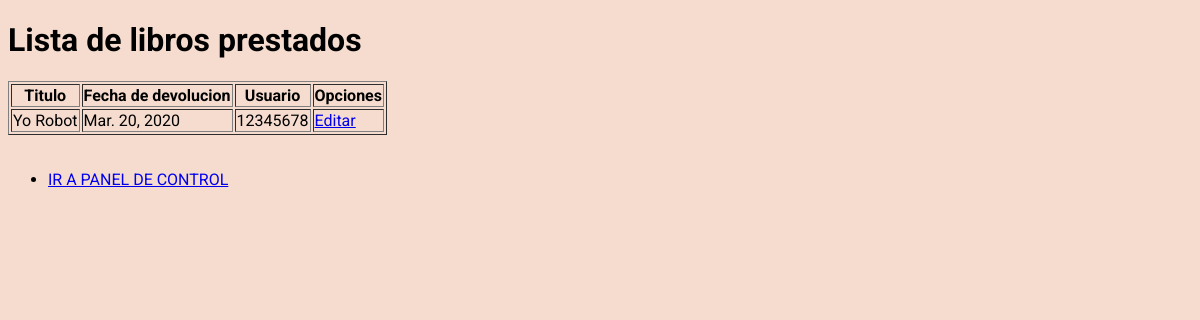
The page /libreria/listar_prestados on the database its author committed.
### libreria/models.py (models this page shows, shortened)
class Prestamo(models.Model):
    libro = models.ForeignKey(Libro, on_delete=models.SET_NULL, null=True)
    fechaDev = models.DateField(null=True, blank=True)
    usuario = models.ForeignKey(Usuario, on_delete = models.SET_NULL, null = True , blank = True)
    ESTADO = (
        ('m', 'Mantenimiento'),
        ('p', 'Prestado'),
        ('d', 'Disponible'),
        ('r', 'Reservado'),
    )
    status = models.CharField(max_length=1, choices=ESTADO, blank=True, default='m', help_text='Disponibilidad del libro')
    class Meta:
        ordering = ["fechaDev"]

class Libro(models.Model):
    titulo = models.CharField(max_length = 200)
    autor = models.ForeignKey(Autor, on_delete = models.SET_NULL, null = True)
    genero = models.ForeignKey(Genero, on_delete = models.SET_NULL, null = True)
    resumen = models.TextField(blank = True, help_text='Resumen del libro')
    portada = models.ImageField(blank = True)
    class Meta:
        verbose_name_plural = 'Libros'  #nombre en plural para admin
        ordering = ['autor']            #ordena por autor

class Usuario(models.Model):
    nombre = models.CharField(max_length = 100)
    apellido = models.CharField(max_length = 100)
    email = models.EmailField(max_length = 50)
    telefono = models.CharField(max_length = 25)
    ci = models.CharField(max_length = 8)
    def __str__(self):
        return self.ci

### libreria/views.py (the view)
# urls.py: path('listar_prestados',ListarPrestado.as_view(), name = 'listar_prestados'),
class ListarPrestado(ListView):
    model = Prestamo
    template_name = 'libreria/listar_prestados.html'

### templates/libreria/listar_prestados.html (shortened to what this page needs)
{% extends 'index.html' %}
{% block body %}
<h1>Lista de libros prestados</h1>
        <table border="1">
            <thead>
                <tr>
                    <th>Titulo</th>
                    <th>Fecha de devolucion</th>
                    <th>Usuario</th>
                    <th>Opciones</th>
                </tr>
            </thead>
            <tbody>
                {% for prestamo in object_list %}
                    <tr>
                        <td>{{ prestamo.libro.titulo }}</td>
                        <td>{{ prestamo.fechaDev }}</td>
                        <td>{{ prestamo.usuario }}</td>
                        <td>
                            <a href="{% url 'libreria:prestar_libro' prestamo.id %}">Editar</a>
                        </td>
                    </tr>
                {% endfor %}
            </tbody>
        </table>
<ul>
    <li><a href="{% url 'index' %}">IR A PANEL DE CONTROL</a></li>
</ul>
{% endblock body %}

### templates/index.html (style rules this page uses)
body { font-family: Roboto; background-color: rgb(245, 220, 206); }
h1 { color: black; font-family: Roboto; }

### rows shown on the page
Prestamo: libro.titulo "Yo Robot", fechaDev "Mar. 20, 2020", usuario "12345678"
